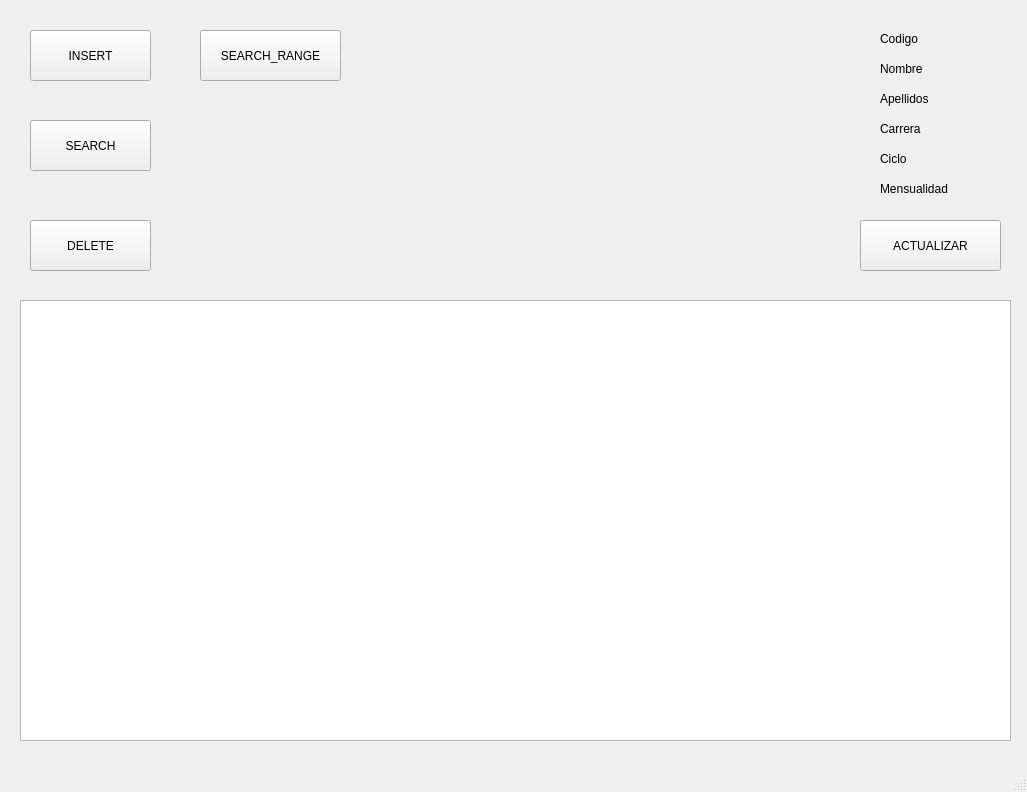
<?xml version="1.0" encoding="UTF-8"?>
<ui version="4.0">
 <class>MainWindow</class>
 <widget class="QMainWindow" name="MainWindow">
  <property name="geometry">
   <rect>
    <x>0</x>
    <y>0</y>
    <width>1027</width>
    <height>792</height>
   </rect>
  </property>
  <property name="windowTitle">
   <string>MainWindow</string>
  </property>
  <widget class="QWidget" name="centralwidget">
   <widget class="QTableView" name="tableView">
    <property name="geometry">
     <rect>
      <x>20</x>
      <y>300</y>
      <width>991</width>
      <height>441</height>
     </rect>
    </property>
   </widget>
   <widget class="QPushButton" name="pushButton_INSERT">
    <property name="geometry">
     <rect>
      <x>30</x>
      <y>30</y>
      <width>121</width>
      <height>51</height>
     </rect>
    </property>
    <property name="text">
     <string>INSERT</string>
    </property>
   </widget>
   <widget class="QPushButton" name="pushButton_SEARCH">
    <property name="geometry">
     <rect>
      <x>30</x>
      <y>120</y>
      <width>121</width>
      <height>51</height>
     </rect>
    </property>
    <property name="text">
     <string>SEARCH</string>
    </property>
   </widget>
   <widget class="QPushButton" name="pushButton_DELETE">
    <property name="geometry">
     <rect>
      <x>30</x>
      <y>220</y>
      <width>121</width>
      <height>51</height>
     </rect>
    </property>
    <property name="text">
     <string>DELETE</string>
    </property>
   </widget>
   <widget class="QPushButton" name="pushButton_ACTUALIZAR">
    <property name="geometry">
     <rect>
      <x>860</x>
      <y>220</y>
      <width>141</width>
      <height>51</height>
     </rect>
    </property>
    <property name="text">
     <string>ACTUALIZAR</string>
    </property>
   </widget>
   <widget class="QLabel" name="outputCodigo">
    <property name="geometry">
     <rect>
      <x>880</x>
      <y>30</y>
      <width>67</width>
      <height>17</height>
     </rect>
    </property>
    <property name="text">
     <string>Codigo</string>
    </property>
   </widget>
   <widget class="QLabel" name="outputNombre">
    <property name="geometry">
     <rect>
      <x>880</x>
      <y>60</y>
      <width>67</width>
      <height>17</height>
     </rect>
    </property>
    <property name="text">
     <string>Nombre</string>
    </property>
   </widget>
   <widget class="QLabel" name="outputApellidos">
    <property name="geometry">
     <rect>
      <x>880</x>
      <y>90</y>
      <width>67</width>
      <height>17</height>
     </rect>
    </property>
    <property name="text">
     <string>Apellidos</string>
    </property>
   </widget>
   <widget class="QLabel" name="outputCarrera">
    <property name="geometry">
     <rect>
      <x>880</x>
      <y>120</y>
      <width>67</width>
      <height>17</height>
     </rect>
    </property>
    <property name="text">
     <string>Carrera</string>
    </property>
   </widget>
   <widget class="QLabel" name="outputCiclo">
    <property name="geometry">
     <rect>
      <x>880</x>
      <y>150</y>
      <width>67</width>
      <height>17</height>
     </rect>
    </property>
    <property name="text">
     <string>Ciclo</string>
    </property>
   </widget>
   <widget class="QLabel" name="outputMensualidad">
    <property name="geometry">
     <rect>
      <x>880</x>
      <y>180</y>
      <width>91</width>
      <height>17</height>
     </rect>
    </property>
    <property name="text">
     <string>Mensualidad</string>
    </property>
   </widget>
   <widget class="QPushButton" name="pushButton_SEARCH_RANGE">
    <property name="geometry">
     <rect>
      <x>200</x>
      <y>30</y>
      <width>141</width>
      <height>51</height>
     </rect>
    </property>
    <property name="text">
     <string>SEARCH_RANGE</string>
    </property>
   </widget>
  </widget>
  <widget class="QMenuBar" name="menubar">
   <property name="geometry">
    <rect>
     <x>0</x>
     <y>0</y>
     <width>1027</width>
     <height>22</height>
    </rect>
   </property>
  </widget>
  <widget class="QStatusBar" name="statusbar"/>
 </widget>
 <resources/>
 <connections/>
</ui>
